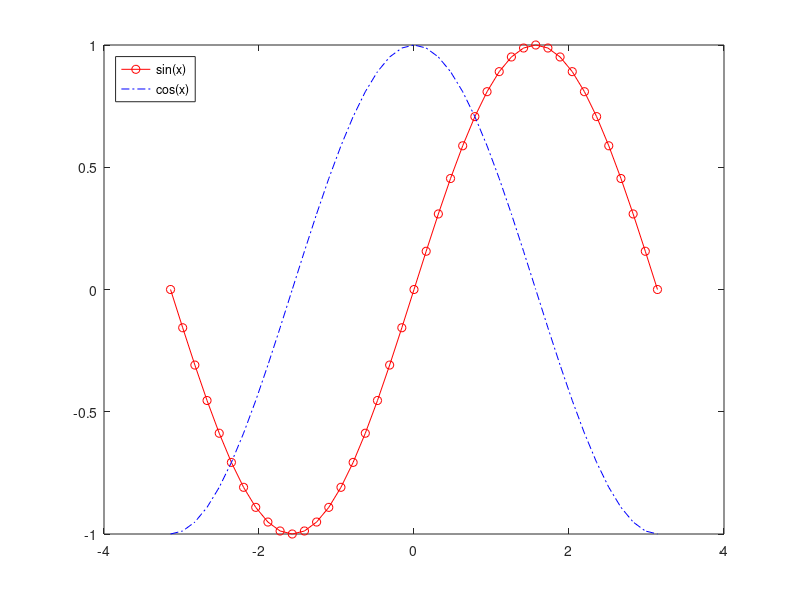

Recreate this plot in MATLAB.
x = -pi:pi/20:pi;
y1 = sin(x);
y2 = cos(x);

figure
plot(x,y1,'-ro',x,y2,'-.b')
legend('sin(x)','cos(x)','Location','northwest')